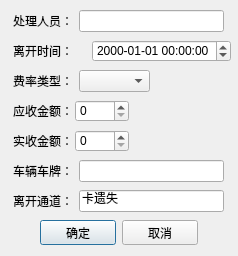
<?xml version="1.0" encoding="UTF-8"?>
<ui version="4.0">
 <class>CDlgCardLoss</class>
 <widget class="QDialog" name="CDlgCardLoss">
  <property name="geometry">
   <rect>
    <x>0</x>
    <y>0</y>
    <width>238</width>
    <height>256</height>
   </rect>
  </property>
  <property name="minimumSize">
   <size>
    <width>238</width>
    <height>256</height>
   </size>
  </property>
  <property name="maximumSize">
   <size>
    <width>238</width>
    <height>256</height>
   </size>
  </property>
  <property name="windowTitle">
   <string>车辆已进场，卡遗失处理</string>
  </property>
  <widget class="QWidget" name="layoutWidget">
   <property name="geometry">
    <rect>
     <x>13</x>
     <y>10</y>
     <width>211</width>
     <height>22</height>
    </rect>
   </property>
   <layout class="QHBoxLayout" name="horizontalLayout">
    <item>
     <widget class="QLabel" name="label_2">
      <property name="text">
       <string>处理人员：</string>
      </property>
     </widget>
    </item>
    <item>
     <widget class="QLineEdit" name="edtOperator"/>
    </item>
   </layout>
  </widget>
  <widget class="QWidget" name="layoutWidget">
   <property name="geometry">
    <rect>
     <x>13</x>
     <y>40</y>
     <width>218</width>
     <height>22</height>
    </rect>
   </property>
   <layout class="QHBoxLayout" name="horizontalLayout_2">
    <item>
     <widget class="QLabel" name="label">
      <property name="text">
       <string>离开时间：</string>
      </property>
     </widget>
    </item>
    <item>
     <widget class="QDateTimeEdit" name="dtLeave">
      <property name="displayFormat">
       <string>yyyy-MM-dd HH:mm:ss</string>
      </property>
     </widget>
    </item>
   </layout>
  </widget>
  <widget class="QWidget" name="layoutWidget">
   <property name="geometry">
    <rect>
     <x>13</x>
     <y>70</y>
     <width>137</width>
     <height>22</height>
    </rect>
   </property>
   <layout class="QHBoxLayout" name="horizontalLayout_3">
    <item>
     <widget class="QLabel" name="label_7">
      <property name="text">
       <string>费率类型：</string>
      </property>
     </widget>
    </item>
    <item>
     <widget class="QComboBox" name="cbFeeType"/>
    </item>
   </layout>
  </widget>
  <widget class="QWidget" name="layoutWidget">
   <property name="geometry">
    <rect>
     <x>13</x>
     <y>100</y>
     <width>116</width>
     <height>22</height>
    </rect>
   </property>
   <layout class="QHBoxLayout" name="horizontalLayout_4">
    <item>
     <widget class="QLabel" name="label_3">
      <property name="text">
       <string>应收金额：</string>
      </property>
     </widget>
    </item>
    <item>
     <widget class="QSpinBox" name="sbAmount">
      <property name="maximum">
       <number>9999</number>
      </property>
     </widget>
    </item>
   </layout>
  </widget>
  <widget class="QWidget" name="layoutWidget">
   <property name="geometry">
    <rect>
     <x>13</x>
     <y>130</y>
     <width>116</width>
     <height>22</height>
    </rect>
   </property>
   <layout class="QHBoxLayout" name="horizontalLayout_5">
    <item>
     <widget class="QLabel" name="label_6">
      <property name="text">
       <string>实收金额：</string>
      </property>
     </widget>
    </item>
    <item>
     <widget class="QSpinBox" name="sbRealAmount">
      <property name="maximum">
       <number>9999</number>
      </property>
     </widget>
    </item>
   </layout>
  </widget>
  <widget class="QWidget" name="layoutWidget">
   <property name="geometry">
    <rect>
     <x>13</x>
     <y>160</y>
     <width>211</width>
     <height>22</height>
    </rect>
   </property>
   <layout class="QHBoxLayout" name="horizontalLayout_6">
    <item>
     <widget class="QLabel" name="label_4">
      <property name="text">
       <string>车辆车牌：</string>
      </property>
     </widget>
    </item>
    <item>
     <widget class="QLineEdit" name="edtPlate"/>
    </item>
   </layout>
  </widget>
  <widget class="QWidget" name="layoutWidget">
   <property name="geometry">
    <rect>
     <x>13</x>
     <y>190</y>
     <width>211</width>
     <height>22</height>
    </rect>
   </property>
   <layout class="QHBoxLayout" name="horizontalLayout_7">
    <item>
     <widget class="QLabel" name="label_5">
      <property name="text">
       <string>离开通道：</string>
      </property>
     </widget>
    </item>
    <item>
     <widget class="QLineEdit" name="edtChannel">
      <property name="text">
       <string>卡遗失</string>
      </property>
     </widget>
    </item>
   </layout>
  </widget>
  <widget class="QWidget" name="layoutWidget">
   <property name="geometry">
    <rect>
     <x>40</x>
     <y>220</y>
     <width>158</width>
     <height>25</height>
    </rect>
   </property>
   <layout class="QHBoxLayout" name="horizontalLayout_8">
    <item>
     <widget class="QPushButton" name="btnOK">
      <property name="text">
       <string>确定</string>
      </property>
     </widget>
    </item>
    <item>
     <widget class="QPushButton" name="btnCancel">
      <property name="text">
       <string>取消</string>
      </property>
     </widget>
    </item>
   </layout>
  </widget>
 </widget>
 <resources/>
 <connections/>
</ui>
